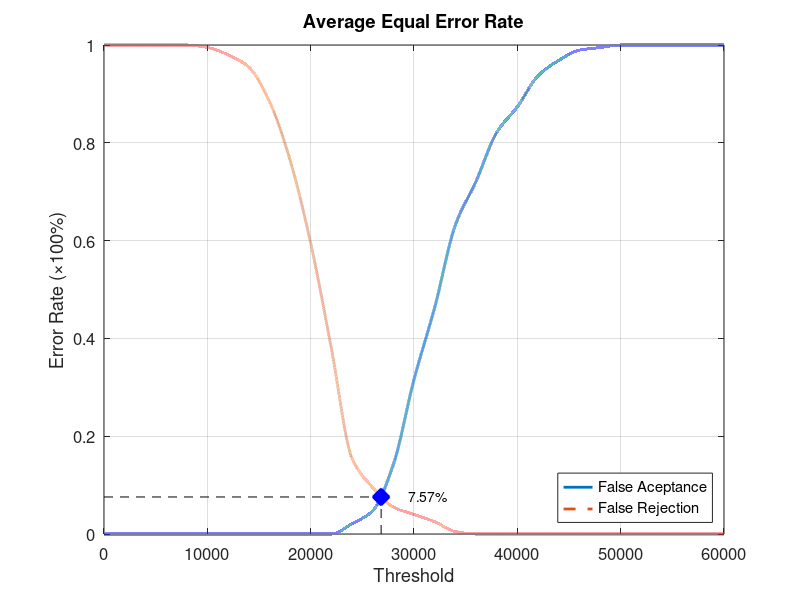
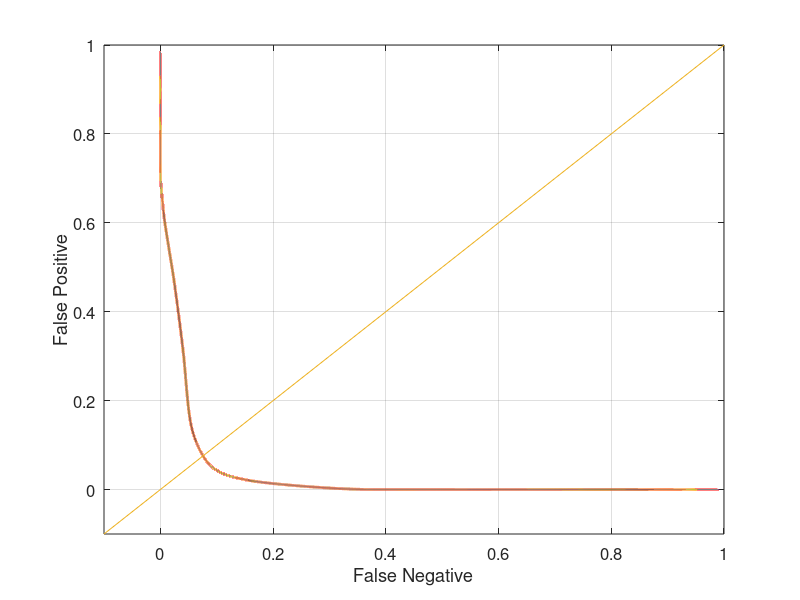

Source code (MATLAB) for these figures, in order:
function yEER = Database4_2
close all;
clear;
clc;
x = 0:2000:60000;
xq = 0:0.5:60000;

y0 = [0 0 0 0 0 0 0 0 0 0 0 0 0.0210526 0.0473684 0.142105 0.315789 0.463158 0.631579 0.721053 0.821053 0.873684 0.936842 0.968421 0.989474 0.994737 1 1 1 1 1 1];
yy0 = interp1(x, y0, xq, 'pchip');
y1 = [1 1 1 1 1 0.995 0.98 0.955 0.885 0.765 0.595 0.38 0.155 0.095 0.055 0.04 0.025 0.005 0 0 0 0 0 0 0 0 0 0 0 0 0];
yy1 = interp1(x, y1, xq, 'pchip');

% Calculating EER: 
y2 = abs(y0 - y1);
find(y2 == min(y2))
yy2 = abs(yy0 - yy1);
xEER = find(yy2 == min(yy2));
xEERIndex = xq(xEER) % X-axis EER
yEER = yy0(xEER) % Y-axis EER

main = figure
plot(xq, yy0,'-','LineWidth', 2);	hold on
plot(xq, yy1,'--','LineWidth', 2);	hold on
plot([xEERIndex xEERIndex], [0 yEER], 'k--');	hold on
plot([0 xEERIndex], [yEER yEER], 'k--');	hold on
plot(xEERIndex, yEER, 'bx', 'LineWidth', 10);	hold on
text(xEERIndex + 10 * xEERIndex / 100, yEER, [num2str(round((10000 * yEER)) / 100) '%'])
legend('False Aceptance', 'False Rejection', 'Location', 'SouthEast')
xlabel('Threshold')
ylabel('Error Rate (\times100%)')
title('Average Equal Error Rate')
set(gca, 'FontSize', 12)
axis([0 60000 0 1])
grid on

print(main, 'Database4_2Main', '-dpng');
FNRxFPR = figure('Color', [1 1 1]);
plot(yy1, yy0, '-', yy1, yy0, 'LineWidth', 2);
hold on
y = -0.1:0.1:1
plot(y, y); 
set(gca, 'FontSize', 12)
xlabel('False Negative')
ylabel('False Positive')
axis([-0.1 1 -0.1 1])
set(gca, 'FontSize', 12)
grid on

print(FNRxFPR, 'Database4_2FNRxFPR','-dpng');
end
